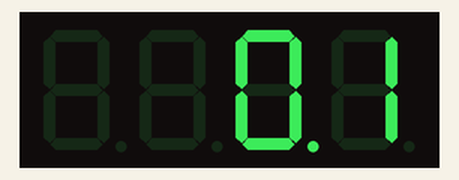
This sketch was run on a simulated Arduino Uno, built with avr-gcc and run on an emulated ATmega328P. Parts: 4-digit seven-segment display.

Above: at 0.05 s.
At 5.05 s:
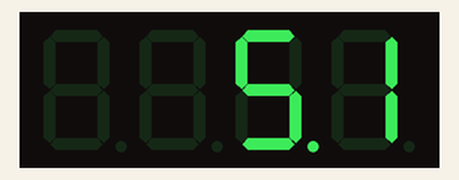
At 9.95 s:
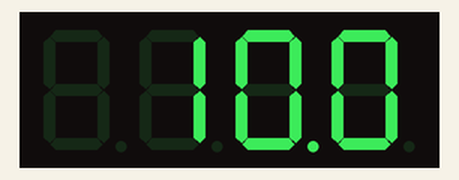
At 19.95 s:
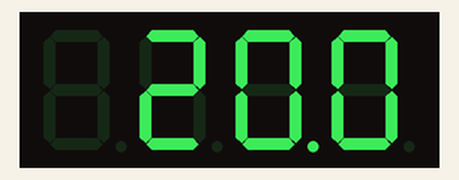
At 29.95 s:
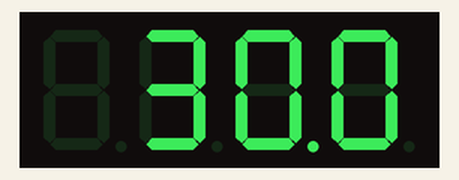
At 39.95 s:
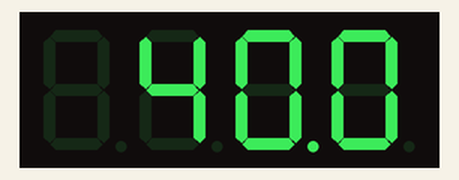

The sketch:

136_7Seg4DigitsComAnode.ino
```cpp
//A full description of this module (and many others) can be downloaded at: https://eve_arduino

#include "SevSeg.h"

SevSeg sevseg;

void setup()
{
  byte numDigits = 4;
  byte digitPins[] = {13, 10, 9, 7};
  byte segmentPins[] = {12, 8, 5, 3, 2, 11, 6, 4};
  sevseg.begin(COMMON_ANODE, numDigits, digitPins, segmentPins);
  sevseg.setBrightness(90);
}

void loop() {
  static unsigned long timer = millis();
  static int deciSeconds = 0;

  if (millis() >= timer)
  {
    deciSeconds++;
    timer += 100;
    if (deciSeconds == 10000)
    {
      deciSeconds = 0;
    }
    sevseg.setNumber(deciSeconds, 1);
  }
  sevseg.refreshDisplay();
}
```
